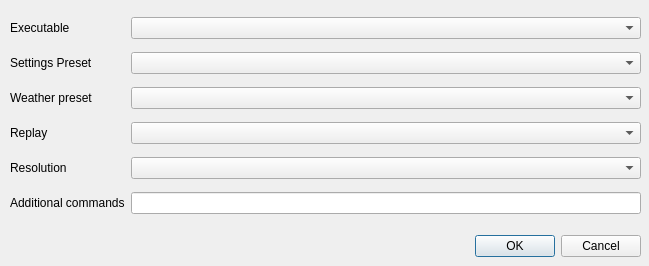
<?xml version="1.0" encoding="UTF-8"?>
<ui version="4.0">
 <class>test_runner_dialog</class>
 <widget class="QDialog" name="test_runner_dialog">
  <property name="geometry">
   <rect>
    <x>0</x>
    <y>0</y>
    <width>649</width>
    <height>266</height>
   </rect>
  </property>
  <property name="windowTitle">
   <string>Dialog</string>
  </property>
  <widget class="QDialogButtonBox" name="buttonBox">
   <property name="geometry">
    <rect>
     <x>300</x>
     <y>230</y>
     <width>341</width>
     <height>32</height>
    </rect>
   </property>
   <property name="orientation">
    <enum>Qt::Horizontal</enum>
   </property>
   <property name="standardButtons">
    <set>QDialogButtonBox::Cancel|QDialogButtonBox::Ok</set>
   </property>
  </widget>
  <widget class="QWidget" name="gridLayoutWidget">
   <property name="geometry">
    <rect>
     <x>10</x>
     <y>10</y>
     <width>631</width>
     <height>211</height>
    </rect>
   </property>
   <layout class="QGridLayout" name="gridLayout">
    <item row="2" column="0">
     <widget class="QLabel" name="label_3">
      <property name="text">
       <string>Weather preset</string>
      </property>
     </widget>
    </item>
    <item row="3" column="0">
     <widget class="QLabel" name="label_4">
      <property name="text">
       <string>Replay</string>
      </property>
     </widget>
    </item>
    <item row="2" column="1">
     <widget class="QComboBox" name="m_weather_preset"/>
    </item>
    <item row="5" column="0">
     <widget class="QLabel" name="label_5">
      <property name="text">
       <string>Additional commands</string>
      </property>
     </widget>
    </item>
    <item row="0" column="0">
     <widget class="QLabel" name="label">
      <property name="text">
       <string>Executable</string>
      </property>
     </widget>
    </item>
    <item row="1" column="1">
     <widget class="QComboBox" name="m_settings_preset"/>
    </item>
    <item row="5" column="1">
     <widget class="QLineEdit" name="m_additional_commands"/>
    </item>
    <item row="3" column="1">
     <widget class="QComboBox" name="m_replay_file"/>
    </item>
    <item row="1" column="0">
     <widget class="QLabel" name="label_2">
      <property name="text">
       <string>Settings Preset</string>
      </property>
     </widget>
    </item>
    <item row="0" column="1">
     <widget class="QComboBox" name="m_executable"/>
    </item>
    <item row="4" column="0">
     <widget class="QLabel" name="label_6">
      <property name="text">
       <string>Resolution</string>
      </property>
     </widget>
    </item>
    <item row="4" column="1">
     <widget class="QComboBox" name="m_resolution_preset"/>
    </item>
   </layout>
  </widget>
 </widget>
 <resources/>
 <connections>
  <connection>
   <sender>buttonBox</sender>
   <signal>accepted()</signal>
   <receiver>test_runner_dialog</receiver>
   <slot>accept()</slot>
   <hints>
    <hint type="sourcelabel">
     <x>248</x>
     <y>254</y>
    </hint>
    <hint type="destinationlabel">
     <x>157</x>
     <y>274</y>
    </hint>
   </hints>
  </connection>
  <connection>
   <sender>buttonBox</sender>
   <signal>rejected()</signal>
   <receiver>test_runner_dialog</receiver>
   <slot>reject()</slot>
   <hints>
    <hint type="sourcelabel">
     <x>316</x>
     <y>260</y>
    </hint>
    <hint type="destinationlabel">
     <x>286</x>
     <y>274</y>
    </hint>
   </hints>
  </connection>
 </connections>
</ui>
